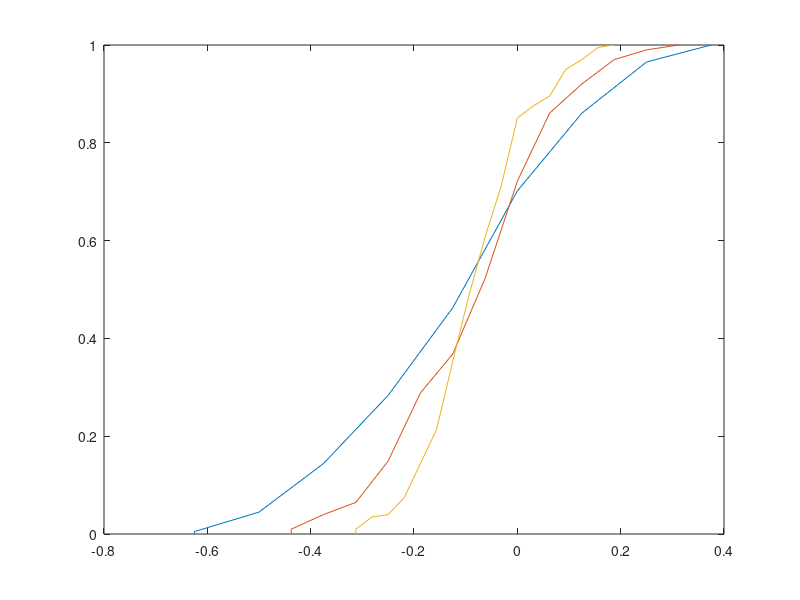

This figure's MATLAB source:
data = load('credit.csv');
%we fix the protected group to non-single women by setting protected var
protected = data(data(:,9) == 2,:);
%we fix the upprotected group to other than the previous
unprotected = data(data(:,9)~=2,:);
%save class and remove from attributes
class_p = protected(:,21);
class_u = unprotected(:,21);
protected(:,[9,21]) = [];
unprotected(:,[9,21]) = [];
%for each woman assigned with a bad class in the protected dataset find diff 
idx_p = knnsearch( protected, protected(class_p == 1, :),'K', 8 );
idx_u = knnsearch( unprotected, protected(class_p == 1, :),'K', 8 );
%to find the proportion p1
n = size(idx_p, 1);
p1 = zeros(1,n);
for i=1:n
    tbl = tabulate(class_p(idx_p(i,:)));
    if isempty (tbl(tbl(:,1) == 1,3))
        p1(i) = 0;
    else
        p1(i) = tbl(1,3);
    end;
end;
%to find the proportion p2
n = size(idx_u, 1);
p2 = zeros(1,n);
for i=1:n
    tbl = tabulate(class_u(idx_u(i,:)));
    if isempty (tbl(tbl(:,1) == 1,3))
        p2(i) = 0;
    else
        p2(i) = tbl(tbl(:,1) == 1,3);
    end;
end;
%to find diff
diff = (p1-p2)/100;
[f,x] = ecdf(diff);
figure(1)
plot(x,f)

%k = 16

idx_p = knnsearch( protected, protected(class_p == 1, :),'K', 16 );
idx_u = knnsearch( unprotected, protected(class_p == 1, :),'K', 16 );
%to find the proportion p1
n = size(idx_p, 1);
p1 = zeros(1,n);
for i=1:n
    tbl = tabulate(class_p(idx_p(i,:)));
    if isempty (tbl(tbl(:,1) == 1,3))
        p1(i) = 0;
    else
        p1(i) = tbl(1,3);
    end;
end;
%to find the proportion p2
n = size(idx_u, 1);
p2 = zeros(1,n);
for i=1:n
    tbl = tabulate(class_u(idx_u(i,:)));
    if isempty (tbl(tbl(:,1) == 1,3))
        p2(i) = 0;
    else
        p2(i) = tbl(tbl(:,1) == 1,3);
    end;
end;
%to find diff
diff = (p1-p2)/100;
%to plot 
[f,x] = ecdf(diff);
hold on 
plot(x,f)

%k=32
idx_p = knnsearch( protected, protected(class_p == 1, :),'K', 32 );
idx_u = knnsearch( unprotected, protected(class_p == 1, :),'K', 32 );
n = size(idx_p, 1);
p1 = zeros(1,n);
for i=1:n
    tbl = tabulate(class_p(idx_p(i,:)));
    if isempty (tbl(tbl(:,1) == 1,3))
        p1(i) = 0;
    else
        p1(i) = tbl(1,3);
    end;
end;
%to find the proportion p2
n = size(idx_u, 1);
p2 = zeros(1,n);
for i=1:n
    tbl = tabulate(class_u(idx_u(i,:)));
    if isempty (tbl(tbl(:,1) == 1,3))
        p2(i) = 0;
    else
        p2(i) = tbl(tbl(:,1) == 1,3);
    end;
end;
%to find diff
diff = (p1-p2)/100;
%to plot 
[f,x] = ecdf(diff);
hold on 
plot(x,f)